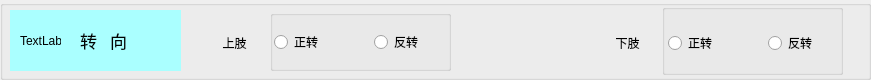
    <widget class="QGroupBox" name="groupBox_19">
     <property name="geometry">
      <rect>
       <x>20</x>
       <y>460</y>
       <width>871</width>
       <height>80</height>
      </rect>
     </property>
     <property name="title">
      <string/>
     </property>
     <widget class="QWidget" name="widget_18" native="true">
      <property name="geometry">
       <rect>
        <x>10</x>
        <y>10</y>
        <width>171</width>
        <height>61</height>
       </rect>
      </property>
      <property name="styleSheet">
       <string notr="true">background-color: rgb(170, 255, 255);</string>
      </property>
      <widget class="QLabel" name="label_73">
       <property name="geometry">
        <rect>
         <x>10</x>
         <y>10</y>
         <width>41</width>
         <height>41</height>
        </rect>
       </property>
       <property name="text">
        <string>TextLabel</string>
       </property>
      </widget>
      <widget class="QLabel" name="label_74">
       <property name="geometry">
        <rect>
         <x>70</x>
         <y>10</y>
         <width>101</width>
         <height>41</height>
        </rect>
       </property>
       <property name="font">
        <font>
         <family>黑体</family>
         <pointsize>13</pointsize>
        </font>
       </property>
       <property name="text">
        <string>转   向</string>
       </property>
      </widget>
     </widget>
     <widget class="QLabel" name="label_75">
      <property name="geometry">
       <rect>
        <x>200</x>
        <y>27</y>
        <width>69</width>
        <height>31</height>
       </rect>
      </property>
      <property name="text">
       <string>上肢</string>
      </property>
      <property name="alignment">
       <set>Qt::AlignCenter</set>
      </property>
     </widget>
     <widget class="QLabel" name="label_76">
      <property name="geometry">
       <rect>
        <x>593</x>
        <y>27</y>
        <width>69</width>
        <height>31</height>
       </rect>
      </property>
      <property name="text">
       <string>下肢</string>
      </property>
      <property name="alignment">
       <set>Qt::AlignCenter</set>
      </property>
     </widget>
     <widget class="QGroupBox" name="groupBox_20">
      <property name="geometry">
       <rect>
        <x>270</x>
        <y>10</y>
        <width>181</width>
        <height>61</height>
       </rect>
      </property>
      <property name="title">
       <string/>
      </property>
      <widget class="QRadioButton" name="upLimpACW4_RadioButton">
       <property name="geometry">
        <rect>
         <x>104</x>
         <y>20</y>
         <width>71</width>
         <height>24</height>
        </rect>
       </property>
       <property name="text">
        <string>反转</string>
       </property>
      </widget>
      <widget class="QRadioButton" name="upLimpCW4_RadioButton">
       <property name="geometry">
        <rect>
         <x>4</x>
         <y>20</y>
         <width>71</width>
         <height>24</height>
        </rect>
       </property>
       <property name="text">
        <string>正转</string>
       </property>
      </widget>
     </widget>
     <widget class="QGroupBox" name="groupBox_21">
      <property name="geometry">
       <rect>
        <x>662</x>
        <y>4</y>
        <width>181</width>
        <height>71</height>
       </rect>
      </property>
      <property name="title">
       <string/>
      </property>
      <widget class="QRadioButton" name="downLimpACW4_RadioButton">
       <property name="geometry">
        <rect>
         <x>106</x>
         <y>27</y>
         <width>71</width>
         <height>24</height>
        </rect>
       </property>
       <property name="text">
        <string>反转</string>
       </property>
      </widget>
      <widget class="QRadioButton" name="downLimpCW4_RadioButton">
       <property name="geometry">
        <rect>
         <x>6</x>
         <y>27</y>
         <width>71</width>
         <height>24</height>
        </rect>
       </property>
       <property name="text">
        <string>正转</string>
       </property>
      </widget>
     </widget>
    </widget>
